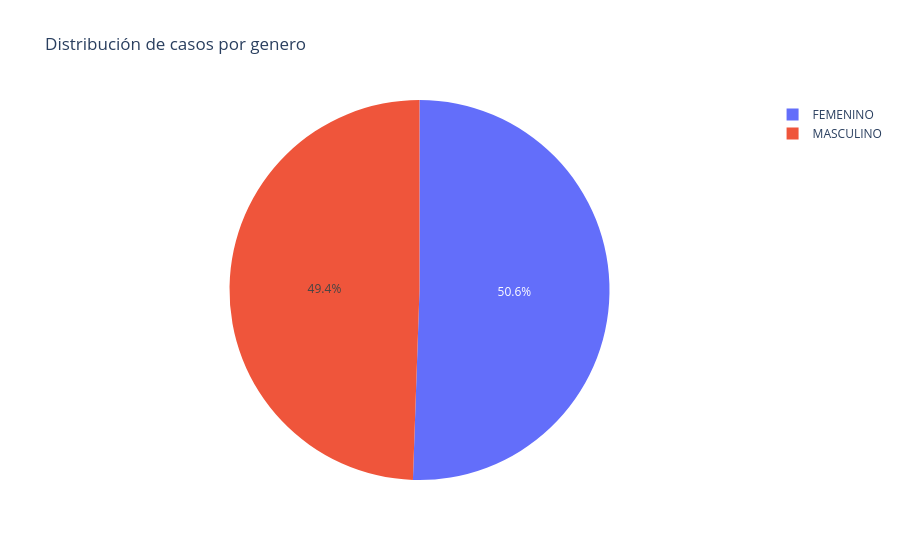

Notebook code cell kept with this figure:
### Code cell
df_genero  = (
    df.groupby('GENERO')['CANTIDAD_CASOS']
    .sum()
    .reset_index()
)
fig_genero = px.pie(
    df_genero,
    names='GENERO',
    values='CANTIDAD_CASOS',
    title= "Distribución de casos por genero"
)
fig_genero.show()

### Figure 1 — Plotly figure (JSON) as saved in the notebook; plotly's stock layout.template omitted (floating-point values rounded to 4 significant figures)
{"data": [{"domain": {"x": [0, 1], "y": [0, 1]}, "hovertemplate": "GENERO=%{label}<br>CANTIDAD_CASOS=%{value}<extra></extra>", "labels": ["FEMENINO", "MASCULINO"], "legendgroup": "", "name": "", "showlegend": true, "type": "pie", "values": [17638, 17253]}], "layout": {"legend": {"tracegroupgap": 0}, "title": {"text": "Distribución de casos por genero"}}}
